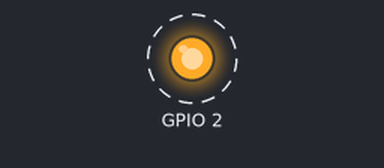
A program run on a simulated ESP32 board running MicroPython. Parts: output pins drawn as LEDs (lit = HIGH). Dashed ring = blinking.

Above: at 0.2 s.
Timing chart, 0 to 3.0 s (numbered marks = the images above):
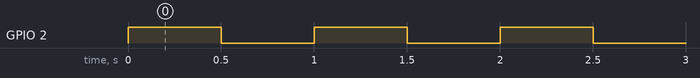

The program:

blink_led_v1.py
```python
'''
功能介绍： LED闪烁例程

版本： v1
版本说明：
    逐行控制高低电平与延迟
'''
import utime
from led import LED

# 声明一个LED对象 （P2）
led = LED(0)

while True:
    # 点亮LED
    led.on()
    # 延时 500ms
    utime.sleep_ms(500)
    # 关闭LED
    led.off()
    # 延时500ms
    utime.sleep_ms(500)
```

led.py
```python
from machine import Pin

class LED:
    def __init__(self, led_id):
        # LED字典
        # 数据结构： (gpio管脚编号， LED灭的电平， LED亮的电平)
        led_list = [(2, False, True),(13, True, False)]

        if led_id >= len(led_list) or led_id < 0:
            print('ERROR：LED编号无效， 有效ID：{} - {}'.format(0, len(led_list-1)))
            return None

        gpio_id, self.LED_OFF, self.LED_ON = led_list[led_id]
        self.led_pin = Pin(gpio_id, Pin.OUT)

    def on(self):
        '''
        打开LED
        '''
        self.led_pin.value(self.LED_ON)

    def off(self):
        '''
        关闭LED
        '''
        self.led_pin.value(self.LED_OFF)

    def toggle(self):
        '''
        切换LED的状态
        OFF -> ON
        ON  -> OFF
        '''
        self.led_pin.value(not self.led_pin.value())
```

Measured:
- by itself, GPIO 2: alternates HIGH for 0.50 s and LOW for 0.50 s
